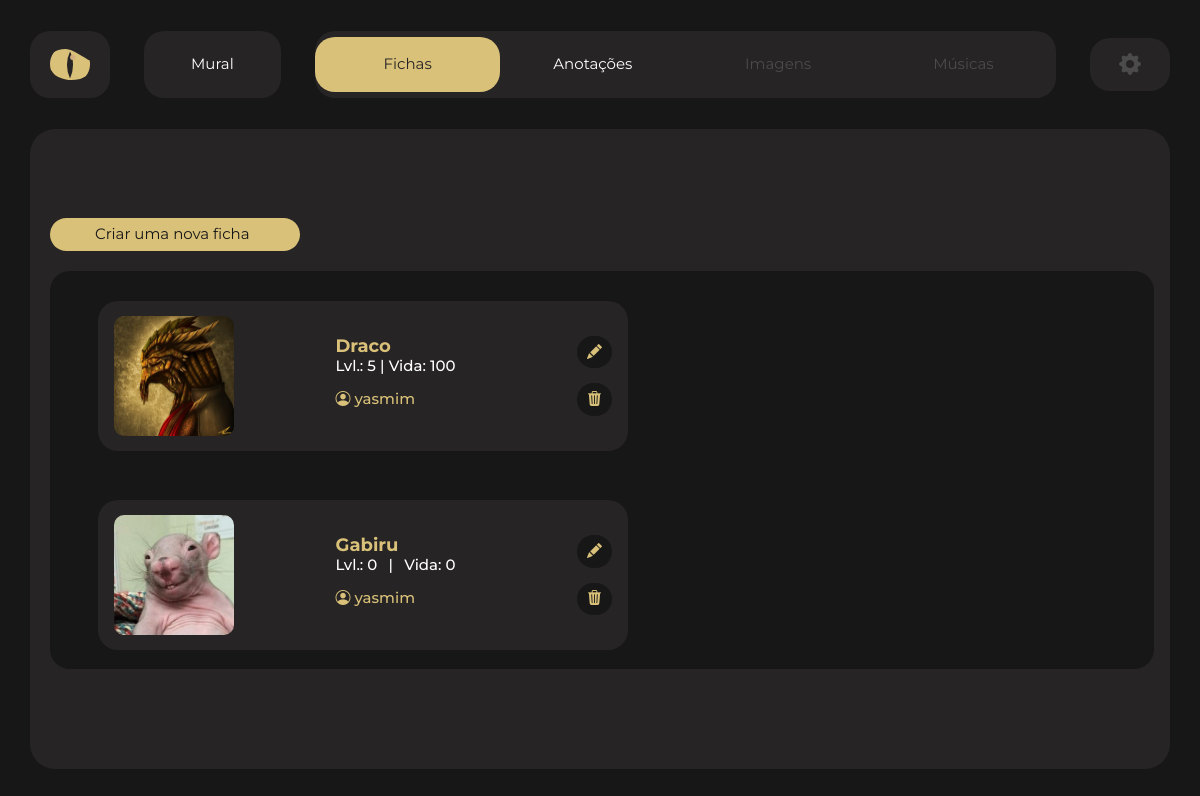
Page /campanha/11/fichas (signed in) on the committed database.
### manager/models.py (models this page shows, shortened)
class Campanha(models.Model):
    imagem = models.ImageField(upload_to='campanha/images/')
    nome = models.CharField(max_length=100)
    sistema = models.ForeignKey(Sistema, on_delete=models.CASCADE)
    data_inicio = models.DateField(auto_now_add=True)
    descricao = models.TextField(blank=True)
    mestre = models.ForeignKey(get_user_model(), on_delete=models.CASCADE)
    jogador = models.ManyToManyField(get_user_model(), related_name='campanhas_participantes', blank=True)

class Personagem(models.Model):
    campanha = models.ForeignKey(Campanha, on_delete=models.CASCADE)
    usuario = models.ForeignKey(get_user_model(), on_delete=models.CASCADE)
    nome = models.CharField(max_length=100, default='Sem nome')
    imagem = models.ImageField(upload_to='images/personagem')
    level = models.IntegerField(blank=True, default='0')
    ca = models.IntegerField(blank=True, default='0')
    vida = models.IntegerField(blank=True, default='0')
    classe = models.CharField(blank=True, max_length=100, default='0')
    raca = models.CharField(blank=True,max_length=100, default='0')
    deslocamento = models.CharField(blank=True,max_length=100, default='0')
    pericias = models.TextField(blank=True, default='0')
    mh = models.TextField(blank=True, default='0')
    inventario = models.TextField(blank=True, default='0')
    forca = models.IntegerField(blank=True, default='0')
    destreza = models.IntegerField(blank=True, default='0')
    constituicao = models.IntegerField(blank=True, default='0')
    inteligencia = models.IntegerField(blank=True, default='0')
    sabedoria = models.IntegerField(blank=True, default='0')
    carisma = models.IntegerField(blank=True, default='0')

### manager/views.py (the view)
# urls.py: path('campanha/<int:pk>/fichas', DashboardFichas.as_view(), name='dashboard-fichas'),
class DashboardFichas(LoginRequiredMixin, UserPassesTestMixin, DetailView):
    template_name = 'manager/dashboard/fichas.html'
    model = Campanha
    def get_context_data(self, **kwargs):
        context = super().get_context_data(**kwargs)
        user = self.request.user
        campanha = self.get_object()
        is_mestre = campanha.mestre == user
        if is_mestre:
            context['personagens'] = Personagem.objects.filter(campanha=campanha)
        else:
            context['personagens'] = Personagem.objects.filter(campanha=campanha, usuario=user)
        return context
    def test_func(self):
        campanha = self.get_object()
        is_mestre = self.request.user == campanha.mestre
        is_jogador = self.request.user in campanha.jogador.all()
        return (
            is_mestre or
            is_jogador or
            self.request.user.is_superuser
        )

### manager/templates/manager/dashboard/fichas.html (shortened to what this page needs)
{% extends 'base_dashboard.html' %}
{% block nav %}
  <div class="mural">
    <a class="botao" href="{% url 'dashboard' campanha.pk %}">Mural</a>
  </div>
  <div class="opcoes">
    <a class="botao-1-ativo" href="">Fichas</a>
    <a class="botao-1" href="{% url "dashboard-anotacoes" campanha.pk %}">Anotações</a>
    <a style="color: #4C4B4B;" class="botao-1-desativado">Imagens</a>
    <a style="color: #4C4B4B;" class="botao-1-desativado">Músicas</a>
  </div>
  <div class="
  {% if request.user != campanha.mestre %}
  configuracoes-desativado
  {% else %}
  configuracoes
  {% endif %}
  ">
    <a
    ><i
    {% if request.user != campanha.mestre %}
    style="color: #4C4B4B;"
    {% endif %}
    class="bi bi-gear-fill"></i></a>
  </div>
{% endblock %}
{% block content %}
  <div class="area-fichas">
    <div class="af-l-side">
      <a href="{% url 'ficha-create' campanha.pk %}" class="criar-ficha">Criar uma nova ficha</a>
      <div class="lista-fichas">
        {% for personagem in personagens %}
          <div class="selec-char">
            <img src="{{ personagem.imagem.url }}" alt="" />
            <div class="char-info">
              <h2>{{ personagem.nome }}</h2>
              <div class="char-info-2">
                <h3>Lvl.: {{ personagem.level }}</h3>
                <h3>|</h3>
                <h3>Vida: {{ personagem.vida }}</h3>
              </div>
              <div class="char-info-3">
                <h3><i class="bi bi-person-circle"></i> {{ personagem.usuario }}</h3>
              </div>
            </div>
            <div class="ficha-acoes" style="display: flex; justify-content: center; align-items: center; align-content: center; flex-direction: column; margin-right: 15px;">
              <a style="background-color: #171717; padding: 5px; padding-left: 10px; padding-right: 10px; border-radius: 20px;font-size: 15px; color: #D9C179;" href="{% url 'ficha-update' personagem.pk %}"><i class="bi bi-pencil-fill"></i></a>
              <a style="background-color: #171717; padding: 5px; padding-left: 10px; padding-right: 10px; border-radius: 20px;margin-top: 15px;font-size: 15px ;color: #D9C179; cursor: pointer;" data-toggle="modal" data-target="#myModal{{ personagem.pk }}"><i class="bi bi-trash3-fill"></i></a>
            </div>
          </div>
        {% endfor %}
      </div>
    </div>
  </div>
{% endblock %}

### static/css/style_dashboard.css (style rules this page uses)
* { font-family: 'Montserrat', sans-serif; }
body, html { margin: 0; height: 100%; color: rgb(236, 77, 77); }
.mural { display: flex; justify-content: center; align-items: center; align-content: center; background-color: #262424; height: 100%; width: 12%; border-radius: 20px; font-size: 15px; text-decoration: none; color: white; }
.opcoes { display: flex; justify-content: space-around; align-items: center; align-content: center; background-color: #262424; height: 100%; width: 65%; border-radius: 20px; font-size: 15px; }
.configuracoes-desativado { display: flex; justify-content: space-evenly; align-items: center; align-content: center; background-color: #262424; height: 53px; width: 7%; border-radius: 20px; color: #4C4B4B; font-size: 22px; }
.botao { color: white; width: 100%; text-decoration: none; text-align: center; padding-top: 16px; padding-bottom: 16px; }
.botao-1 { color: white; width: 25%; text-decoration: none; text-align: center; padding-top: 16px; padding-bottom: 16px; }
.botao-1-desativado { color: #4C4B4B; width: 25%; text-decoration: none; text-align: center; padding-top: 16px; padding-bottom: 16px; }
.botao-1-ativo { background-color: #D9C179; color:#262424; width: 25%; border-radius: 20px; text-decoration: none; text-align: center; padding-top: 16px; padding-bottom: 16px; }
.area-fichas { margin: 20px; height: 92%; width: 96.85%; display: flex; align-items: center; align-content: center; justify-content: space-around; }
.af-l-side { width: 100%; height: 450px; }
.criar-ficha { text-decoration: none; display: flex; align-items: center; align-content: center; background-color: #D9C179; text-decoration: none; color: #171717; width: 250px; font-size: 15px; padding: 5px; padding-left: 45px; border-radius: 20px; margin-bottom: 20px; }
.lista-fichas { display: flex; justify-content: flex-start; flex-direction: row; flex-wrap: wrap; overflow-y: auto; overflow-x: hidden; height: 88.5%; width: 100%; background-color: #171717; border-radius: 20px; }
.selec-char { text-decoration: none; margin: 48px; margin-top: 30px; margin-bottom: 0px; display: flex; align-items: center; align-content: center; justify-content: space-between; height: 150px; width: 530px; background-color: #262424; border-radius: 20px; color: white; border-style: solid; border-color: transparent; border-width: 1px; }
.char-info { width: 100px; }
.selec-char .char-info h2 { margin-bottom: 0; margin-left: -20px; font-size: 18px; color: #D9C179; font-weight: 700; }
.selec-char .char-info-2 { margin-left: -20px; width: 120px; display: flex; align-items: center; align-content: center; justify-content: space-between; }
.selec-char .char-info-3 { color: #D9C179; margin-left: -20px; width: 120px; display: flex; align-items: center; align-content: center; justify-content: space-between; }
.selec-char .char-info-3 h3 { margin-top: 15px; font-size: 15px; }
.char-info-2 h3 { font-size: 15px; margin-bottom: 0; }
.selec-char img { margin-left: 15px; height: 120px; width: 120px; border-radius: 10px; }
.selec-char i { width: 20px; }

### rows in the picture
Personagem: imagem (picture), nome "Draco", level "5", vida "100", usuario "yasmim"
Personagem: imagem (picture), nome "Gabiru", level "0", vida "0", usuario "yasmim"
